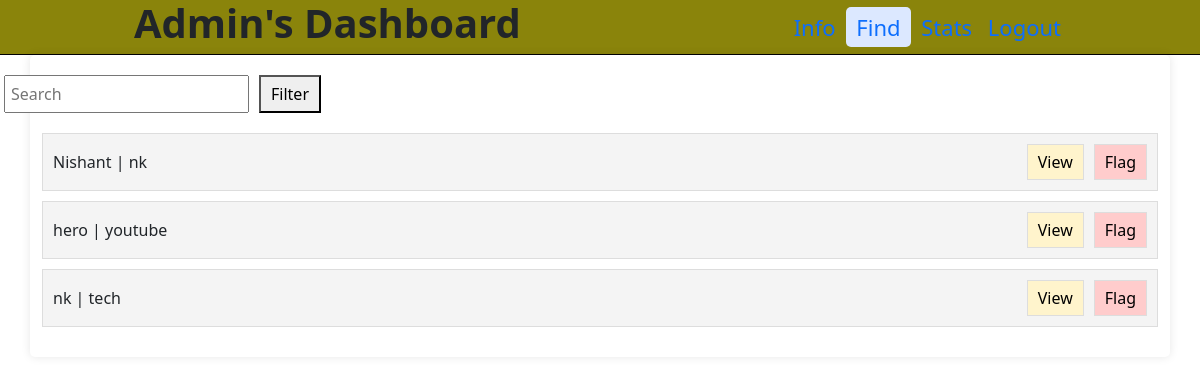
/adminsearch (signed in), run on an earlier commit of the app's database.
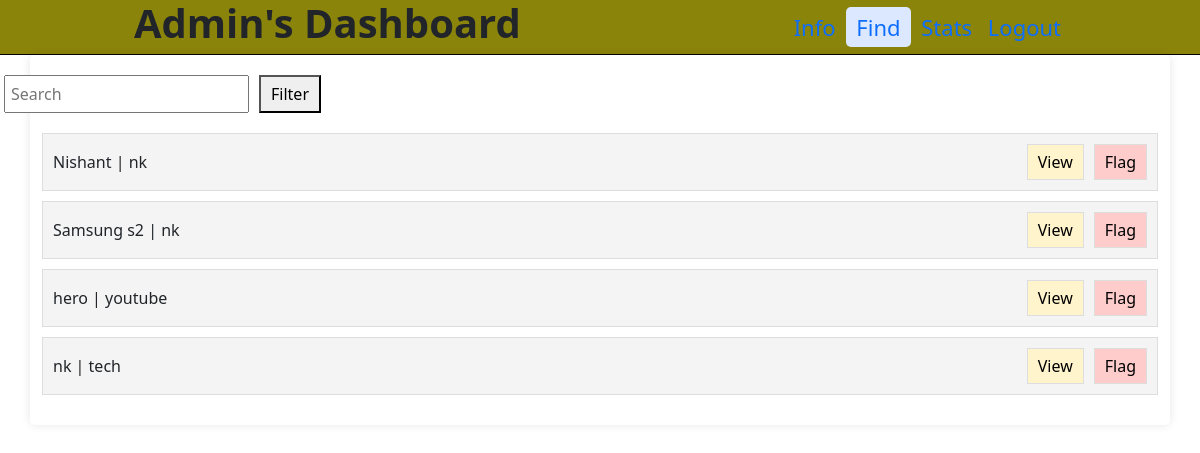
And on a later commit of the database.
### backend/models.py (models this page shows)
class Sponsor_Info(db.Model):
      __tablename__="sponsor_info"
      id=db.Column(db.Integer,primary_key=True)
      user_name=db.Column(db.String,unique=True,nullable=False)
      password=db.Column(db.String,nullable=False)
      industry=db.Column(db.String,nullable=False)
      role=db.Column(db.Integer,nullable=False,default=2)
      campaign_info=db.relationship("Campaign_Info",backref="sponsor_info")
      flagged=db.Column(db.String,nullable=False,default="NO")

class Campaign_Info(db.Model):
    __tablename__="campaign_info"
    id=db.Column(db.Integer,primary_key=True)
    name=db.Column(db.String,nullable=False)
    description=db.Column(db.String,nullable=False)
    start_date=db.Column(db.String,nullable=False)
    end_date=db.Column(db.String,nullable=False)
    budget=db.Column(db.String,nullable=False)
    visibility=db.Column(db.String,nullable=False,default="private")
    goals=db.Column(db.String,nullable=False)
    sponsor_id=db.Column(db.Integer,db.ForeignKey("sponsor_info.id"),nullable=False)
    adrequest_info=db.relationship("Adrequest_Info",backref="campaign_info")
    flagged=db.Column(db.String,nullable=False,default="NO")

### backend/controllers.py (the view)
@app.route("/adminsearch", methods=["GET", "POST"])
def adminsearch():
    if 'admin' not in session:
        return redirect(url_for('adminlogin'))
    Notflagged_campaigns = Campaign_Info.query.filter_by(flagged="NO").all()
    Notflagged_influencers = Influencer_Info.query.filter_by(flagged="NO").all()
    Notflagged_sponsors = Sponsor_Info.query.filter_by(flagged="NO").all()
    Active_list = {f"campaign_{campaign.id}": ["campaign", campaign.name, campaign.sponsor_info.user_name] for campaign in Notflagged_campaigns}
    Active_list.update({f"influencer_{influencer.id}": ["influencer", influencer.user_name, influencer.platform] for influencer in Notflagged_influencers})
    Active_list.update({f"sponsor_{sponsor.id}": ["sponsor", sponsor.user_name, sponsor.industry] for sponsor in Notflagged_sponsors})
    return render_template("adminsearch.html", List=Active_list)

### templates/adminsearch.html (shortened to what this page needs)
<!DOCTYPE html>
<html lang="en">
<head>
    <link rel="stylesheet" href="/static/style.css" >
    <link href="https://cdn.jsdelivr.net/npm/bootstrap@5.0.2/dist/css/bootstrap.min.css" rel="stylesheet">
</head>
<body>
    <header>
          <nav class="navigationsearch">
            <h1 id="admindash"><b>Admin's Dashboard</b></h1>
            <div id="admin_button">
             <a href="/admindashboard" class="bt">Info</a>
             <a href="#" id="active" class="bt">Find</a>
             <a href="#" class="bt">Stats</a>
             <a href="/userlogin" class="bt">Logout</a>
            </div>
          </nav>
    </header>
    <div class="container">
      <div class="search-filter">
          <input type="text" placeholder="Search">
          <button>Filter</button>
      </div>
    {% if List%}
     {%for key,values in List.items()%}
     <div class="item">
        {% if values[0] == "campaign" %}
          <div>{{ values[1] }} | {{ values[2] }}</div>
          <div>
              <button class="view">View</button>
              <button class="flag">Flag</button>
          </div>
        {% elif values[0] == "influencer" %}
          <div>{{ values[1] }} | {{ values[2] }}</div>
          <div>
              <button class="view">View</button>
              <button class="flag">Flag</button>
          </div>
        {% elif values[0] == "sponsor" %}
          <div>{{ values[1] }} | {{ values[2] }}</div>
          <div>
              <button class="view">View</button>
              <button class="flag">Flag</button>
          </div>
        {% endif %}
     </div>
     {%endfor%}
    {%else%}
      <h5>NO data to show</h5>
    {%endif%}
    </div>
</body>
</html>

What changed in the data, as far as the page shows it:
added Campaign_Info: name "Samsung s2"
Also different on the page:
new list line: "| View Flag"
new list line: "nk"
